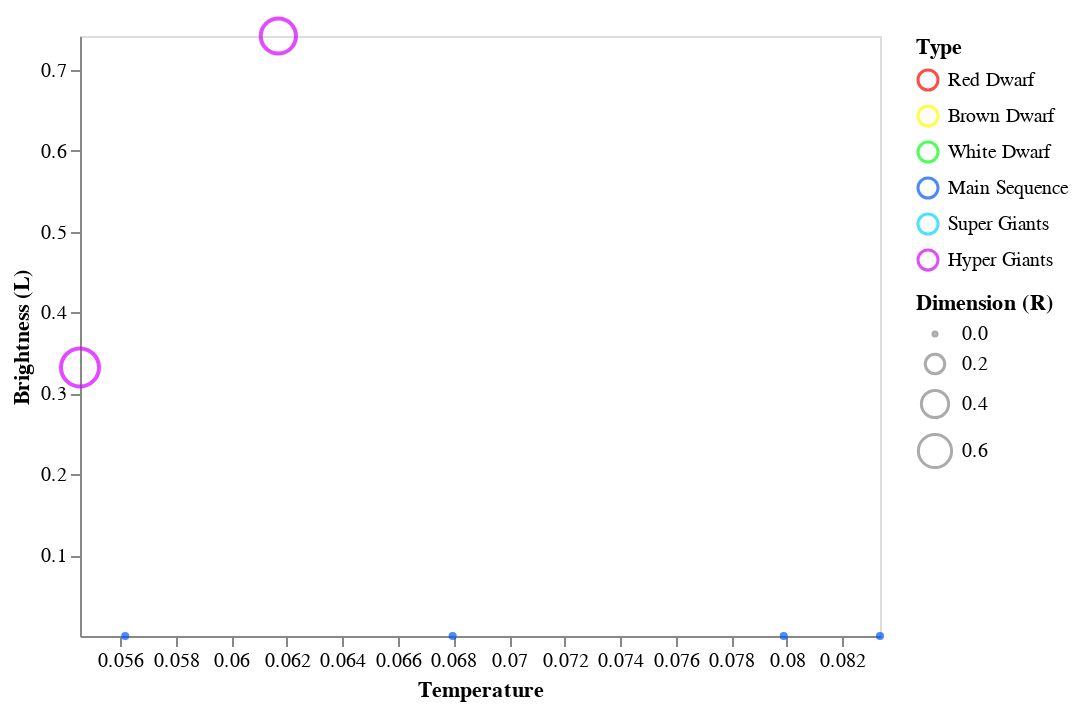

This figure's notebook cell:
### Markdown cell above
A questa classe spettrale appertiene una sola stella: non è possibile ricavare dati esaustivi

### Code cell
data = dataset[dataset['Spectral_Class'] == 'K']

alt.Chart(data).mark_point().encode( 
    
    x = alt.X('Temperature',
         scale = alt.Scale(domain = (min(data.Temperature), max(data.Temperature))),
         axis = alt.Axis(format='K', title='Temperature', grid = False)
         ),
    
    y = alt.Y('L',
         scale = alt.Scale(domain = (min(data.L), max(data.L))),
         axis = alt.Axis(format='K', title='Brightness (L)', grid = False)
         ),
    
    size = alt.Size('R', legend = alt.Legend(title = 'Dimension (R)')),
    
    color = alt.Color('Type', scale=alt.
                    Scale(domain=dom, range=rng))
    
)

### Figure 1 — Vega-Lite specification as saved in the notebook (floating-point values rounded to 4 significant figures)
{"config": {"view": {"continuousWidth": 400, "continuousHeight": 300}}, "data": {"name": "data-66d3b5997604b4fd34bcc6450c101152"}, "mark": "point", "encoding": {"color": {"type": "nominal", "field": "Type", "scale": {"domain": ["Red Dwarf", "Brown Dwarf", "White Dwarf", "Main Sequence", "Super Giants", "Hyper Giants"], "range": ["#fc0000", "#fffb00", "#00ff15", "#0055ff", "#00d5ff", "#d400ff"]}}, "size": {"type": "quantitative", "field": "R", "legend": {"title": "Dimension (R)"}}, "x": {"type": "quantitative", "axis": {"format": "K", "grid": false, "title": "Temperature"}, "field": "Temperature", "scale": {"domain": [0.05454, 0.08337]}}, "y": {"type": "quantitative", "axis": {"format": "K", "grid": false, "title": "Brightness (L)"}, "field": "L", "scale": {"domain": [9.997e-08, 0.7417]}}}, "$schema": "https://vega.github.io/schema/vega-lite/v4.8.1.json", "datasets": {"data-66d3b5997604b4fd34bcc6450c101152": [{"Temperature": 0.06797, "L": 1.8e-07, "R": 0.0004396, "A_M": 0.5762, "Color": "White-Yellow", "Spectral_Class": "K", "Type": "Main Sequence"}, {"Temperature": 0.05617, "L": 9.997e-08, "R": 0.0004037, "A_M": 0.5675, "Color": "White-Yellow", "Spectral_Class": "K", "Type": "Main Sequence"}, {"Temperature": 0.0799, "L": 4.202e-07, "R": 0.0005756, "A_M": 0.5222, "Color": "White-Yellow", "Spectral_Class": "K", "Type": "Main Sequence"}, {"Temperature": 0.08337, "L": 7.416e-07, "R": 0.0004453, "A_M": 0.5191, "Color": "Orange", "Spectral_Class": "K", "Type": "Main Sequence"}, {"Temperature": 0.05454, "L": 0.332, "R": 0.7873, "A_M": 0.01657, "Color": "Red", "Spectral_Class": "K", "Type": "Hyper Giants"}, {"Temperature": 0.06169, "L": 0.7417, "R": 0.6749, "A_M": 0.08505, "Color": "Orange", "Spectral_Class": "K", "Type": "Hyper Giants"}]}}
